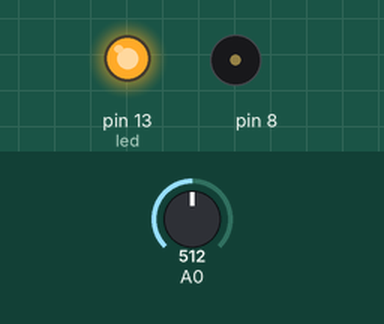
The sketch below on a simulated Arduino Uno, built with avr-gcc and run on an emulated ATmega328P. On the bench: output pins drawn as LEDs (lit = HIGH), buzzer (waves = sounding). The inputs (shaded band) are chosen by the test bench; at power-on: A0 = 512.

Above: at 0.1 s.
At 5.1 s:
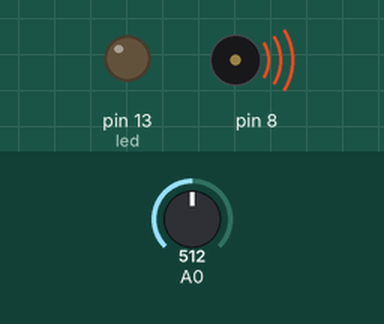
Timing chart, 0 to 6.6 s (numbered marks = the images above):
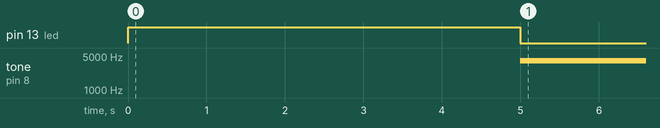

Measured:
- by itself, tone on pin 8: silent → 3999 Hz at 5.0 s

The sketch:

_2016__09_03.ino
```cpp
const int led=13;
int sensorValue;
int sensorHigh=0;
int sensorLow=1023;

void setup() {
  // put your setup code here, to run once:
pinMode(led,OUTPUT);
digitalWrite(led, HIGH);
while(millis()<5000)
{
  sensorValue=analogRead(A0);
  if(sensorValue>sensorHigh)
  {
    sensorHigh=sensorValue;
  }
  if(sensorValue<sensorLow)
  {
    sensorLow=sensorValue;
  }
}
digitalWrite(led, LOW);
}
void loop() {
  // put your main code here, to run repeatedly:
  sensorValue=analogRead(A0);
  int pitch=map(sensorValue,sensorHigh,sensorLow,4000,50);
  tone(8,pitch);

}
```
